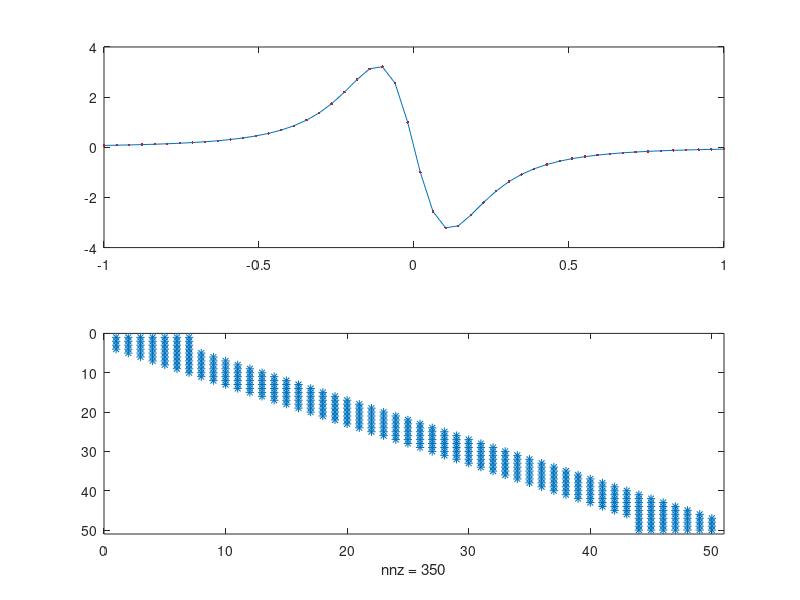

Write the MATLAB code that produced this figure.
%%%%%%%%%%%%%%%%%%%%%%%%%%%%%%%%%%%%%%%%%%%%%%%%%%%%%%%%%%%%%%%%%%%%%%%%%%%
%-% ------------------------------------------------------------------- %-%
%-% Approximates the first derivative of the Runge function 1/(1+25x^2) %-%
%-% on the domain [-1,1] via a local Multiquadratic RBF with a shape    %-%
%-% parameter of 2. The stencil size can be any odd number less than or %-%
%-% equal to n.                                                         %-%
%-% ------------------------------------------------------------------- %-%
%-% Author: Maurice S. Fabien, University of Washington (Jan-Jun 2014)  %-%
%-%                          , Rice University          (2014-    )     %-%
%-% Email : fabien@rice.edu                                             %-%
%-% GitHub: https://github.com/msfabien/                                %-%
%-% ------------------------------------------------------------------- %-%
%%%%%%%%%%%%%%%%%%%%%%%%%%%%%%%%%%%%%%%%%%%%%%%%%%%%%%%%%%%%%%%%%%%%%%%%%%%


function Code_Listing_6_3_1()
    clear all; close all; clc;
    f = @(x) 1./(1+25*x.^2); %Exact Runge function
    fp = @(x) (-50*x).*(f(x)).^2; %Exact Runge function derivative
    sten = 7; %Stencil size must be odd, and less than or equal to n.
    n = 50; x = linspace(-1,1,n)'; Hh = zeros(n,sten);
    cx1 = (2)*ones(sten,1); x1 = x(1:sten); [A,D1] = deal(zeros(sten));
    
    for j=1:sten  %RBF interpolant pattern repeats for uniform grids
        [A(:,j),D1(:,j)] = mq(x1,x1(j),cx1(j)); 
    end
    
    for ii = 1 : n %construct stencil weights at center ii
        if ( ii <= 0.5*(sten-3)+1 )
            D1para = ii; h = D1(D1para,:); Hh(ii,:) = h;
        elseif ( ii >= n - (0.5*(sten-3)) )
            D1para = ii - n + sten; h = D1(D1para,:); Hh(ii,:) = h;
        else
            D1para = (sten+1)/2; h = D1(D1para,:); Hh(ii,:) = h;
        end
    end
    WW = Hh / (A); %construct stencil weights at every center
    W = deal(zeros(n)); index1 = 1; index2 = sten;
    for ii = 1 : n %construct sparse differentiation matrix
        if ( ii <= 0.5*(sten-3)+1 )
            aa = 1; bb = sten;
            W(ii,aa:bb) = WW(ii,:);
        elseif ( ii >= n - (0.5*(sten-3)) )
            aa = n - sten+1; bb = n;
            W(ii,aa:bb) = WW(ii,:);
        else
            aa = index1; bb = index2; index1 = index1 + 1; index2 = index2 + 1;
            W(ii,aa:bb) = WW(ii,:);
        end
    end
    norm(W*f(x)-fp(x),inf)
    
    subplot(2,1,1), plot(x,W*f(x),'r.',x,fp(x))
    subplot(2,1,2), spy(W)
end

function [phi,phi1,phi2,phi3,phi4] = mq(x,xc,c)
    % 1-D multiquadric radial basis function
    f = @(r,c) sqrt((c*r).^2 + 1);
    r = x - xc;
    phi = f(r,c);

    if nargout > 1
    % 1-st derivative    
     phi1 = (c^2)*r./phi;
        if nargout > 2
        % 2-nd derivative
        phi2 = (c^2)./(phi.^3);
            if nargout > 3
            % 3-rd derivative    
            phi3 = -3*(c^4)*r./(phi.^5);
                if nargout > 4
                % 4-th derivative        
                phi4 = 12*(c^4)*((c*r).^2-0.25)./(phi.^7);
                end
            end
        end
    end
end